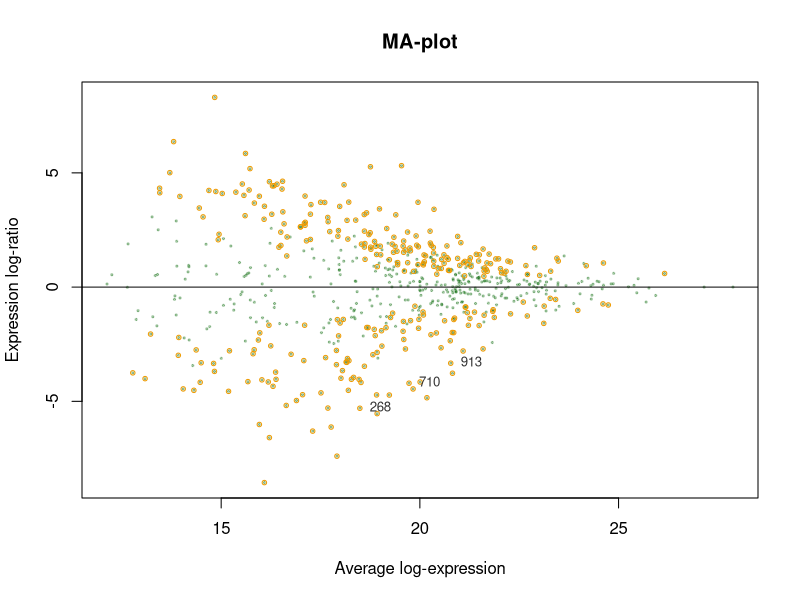
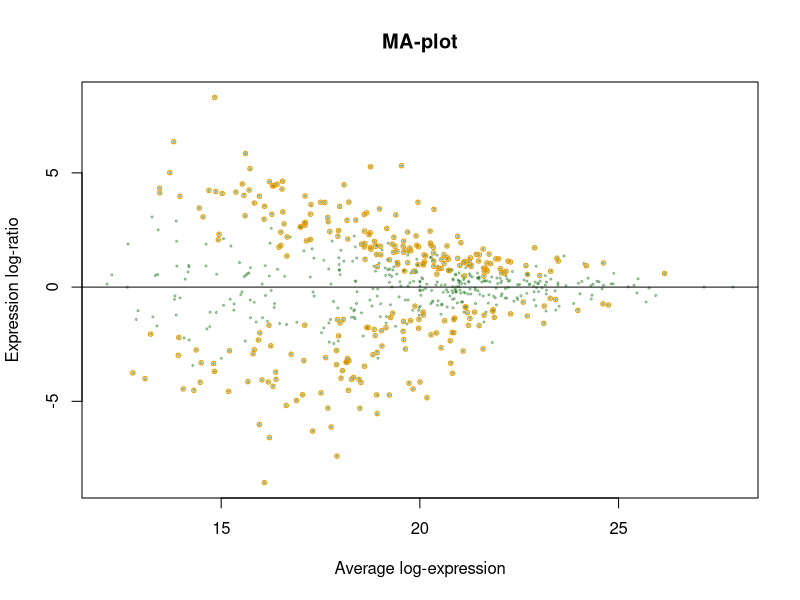
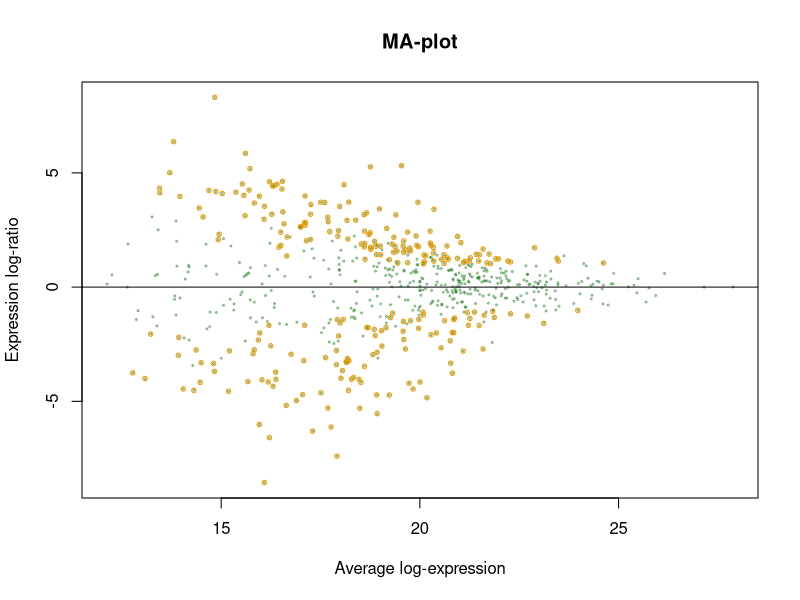
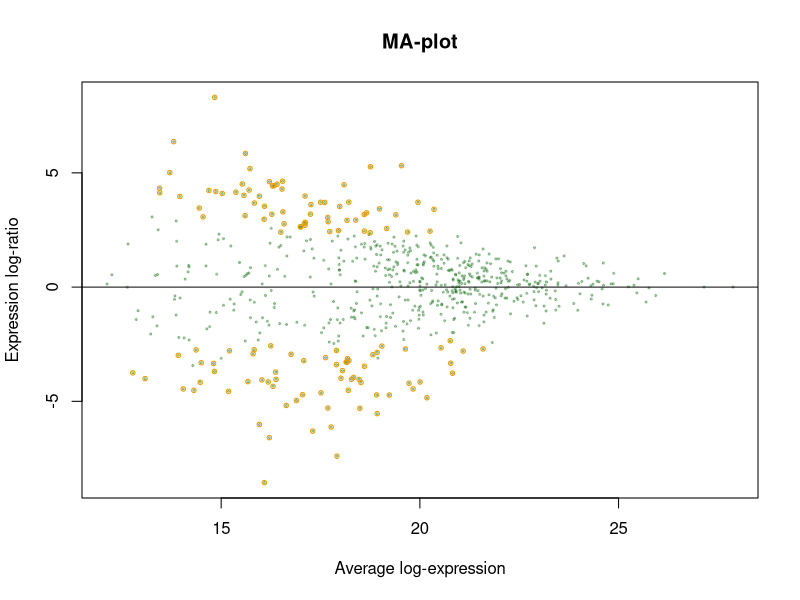
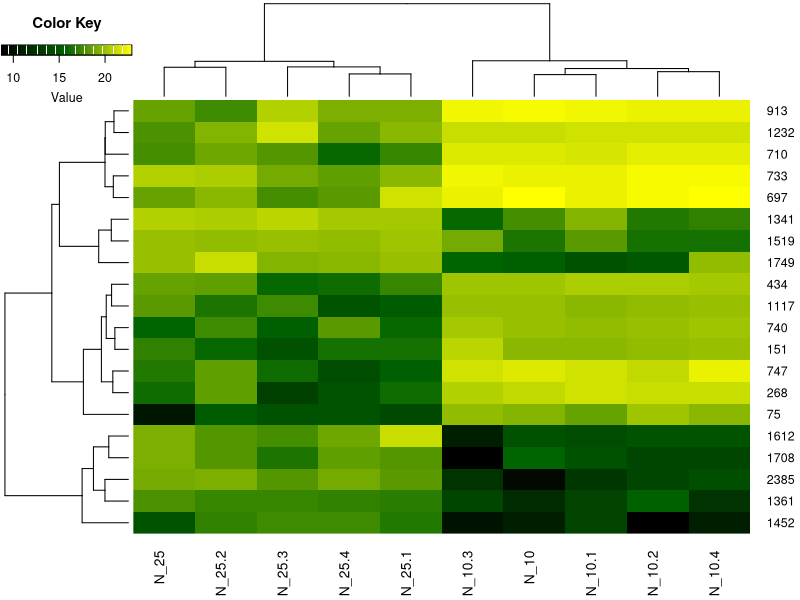
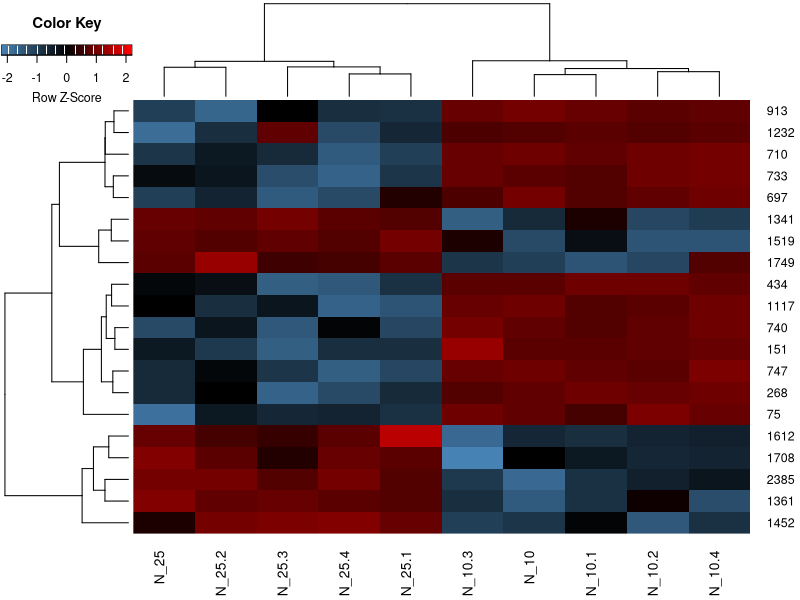
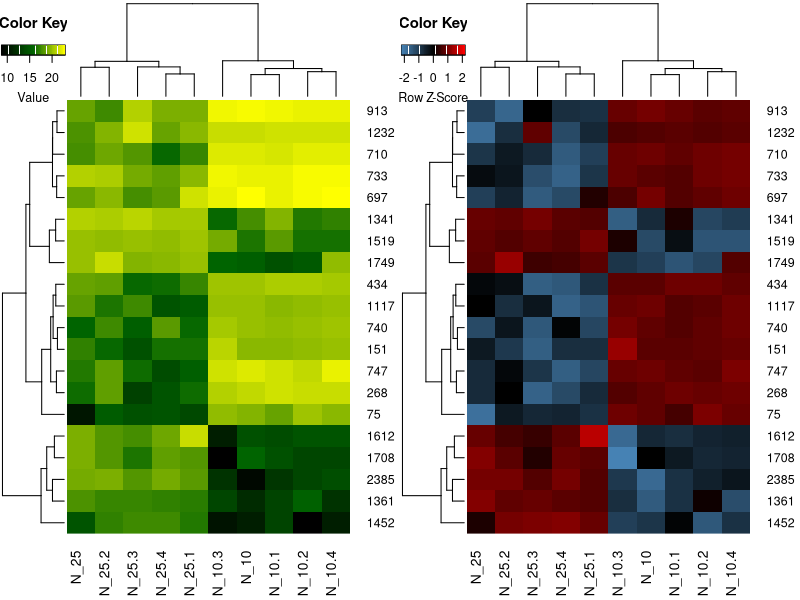

The R script that drew these images, in order:
# title: "Методы выявления дифференциально-экспрессируемых белков"
# author: "Марина Варфоломеева"

# - [Код к этому занятию](04_differential_expression_analysis.R)
#
# - Данные о протеоме жабр гребешка _Pecten maximus_ из работы Artigaud et al. 2015
#     - [Prot_Br_H_T.csv](data/Prot_Br_H_T.csv)
#     - [Prot_Br_H_T_factor.csv](data/Prot_Br_H_T_factor.csv)

# # Тестирование статистических гипотез ====================
# # Способы выявления дифференциально экспрессируемых белков (The Good, The Bad, and The Ugly).
# # Fold change
# # t-тест
# # Модерируемый t-критерий

# ## Экспрессия белков у гребешков _Pecten maximus_  ====================

# Как работае t-тест мы будем разбирать на примере более
# полных данных об экспрессии белков у гребешков из работы
# @artigaud2015proteomic.

library(limma)
# Открываем данные экспрессии
expr <- read.table("data/Prot_Br_H_T.csv", header = TRUE, sep = ";", row.names = 1)
fact <- read.table("data/Prot_Br_H_T_factor.csv", header = TRUE, sep = ";", row.names = 1)

# Хорошо бы проверить, соответствует ли число проб в обоих файлах
dim(expr)
dim(fact)

# Есть ли пропущенные значения?
colSums(is.na(expr))
# Есть ли нули (они будут мешать при логарифмировании)
colSums(expr == 0)

# нормализуем и логарифмируем
expr_norm <- normalizeQuantiles(log2(expr + 1))

# Что известно о пробах?
str(fact)
table(fact$Oxygen, fact$Temperature)

# Отберем для этого примера только данные экспрессии и метаданные,
# относящиеся к гребешкам из 10 и 25 градусов, которые жили
# при нормальном количестве кислорода. Назовем получившиеся
# переменные `expr_subset` и `fact_subset`.
f_subset <- fact$Oxygen == "Normox" & fact$Temperature %in% c("10C", "25C")
expr_subset <- expr_norm[, f_subset]
fact_subset <- droplevels(fact[f_subset, ])

# ## t-тест в R

# Давайте сравним уровень экспрессии одного из белков

groups <- fact_subset$Temperature == "10C"
t.test(x = expr_subset[6, groups], y = expr_subset[6, !groups])

# Научимся добывать значение p-value.

t_result <- t.test(x = expr_subset[6, groups], y = expr_subset[6, !groups])
# str(t_result)
# t_result$p.value
# t.test(x = expr_subset[6, groups], y = expr_subset[6, !groups])$p.value
# Теперь мы готовы посчитать t-тест для каждого белка.

# 1) пишем функцию, которая считает t-test и добывает p-value
t_p_val <- function(x, f1, f2) {
  tryCatch(t.test(x = x[f1], y = x[f2])$p.value,
           error = function(e) NA)
}
# тестируем функцию
t_p_val(expr_subset[6, ], f1 = groups, f2 = !groups)

# 2) к каждой строке данных применяем наш t.test
pvals <- apply(X = expr_subset, MARGIN = 1, FUN = t_p_val,
               f1 = groups, f2 = !groups)

# В результате мы получаем вектор p-values
head(pvals)
class(pvals)

# Сколько белков, значимо меняющих экспрессию, мы нашли?
sum(pvals <= 0.05, na.rm = TRUE)
# Экспрессия каких белков различается?
ids_dif <- which(pvals <= 0.05)
rownames(expr_subset)[ids_dif]


# # Проблема множественных тестов ==========================

# ## Контроль FWER и FDR в R

p_bonf <- p.adjust(pvals, method = "bonferroni")
# было
head(pvals)
# стало
head(p_bonf)

# У скольких белков экспрессия значимо различается после поправки Бонферрони?
sum(p_bonf <= 0.05, na.rm = TRUE)

# Названия белков, экспрессия которых значимо различается после поправки Бонферрони?
names(pvals)[p_bonf <= 0.05]

# С поправкой Хольма
p_holm <- p.adjust(pvals, method = "holm")
sum(p_holm <= 0.05, na.rm = TRUE)

# После процедуры Беньямини-Хохберга (FDR)
p_bh <- p.adjust(pvals, method = "BH")
sum(p_bh <= 0.05, na.rm = TRUE)



# # Проблемы с обычным t-тестом ============================
# ## 1.t-статистика может не следовать t-распределению
# ## 2.Дисперсия экспрессии оценивается неточно на малых выборках
# ## 3.Разная дисперсия экспрессии



# # Moderated t-test (The Good) ============================


# Загружаем данные, создаем ExpressionSet
library(Biobase)

# Данные экспрессии
expr_data <- as.matrix(expr_subset)

# Данные о пробах
pheno_data <- fact_subset
pheno_metadata <- data.frame(
  labelDescription = c("Oxygen concentration", "Temperature"),
  row.names=c("Oxygen", "Temperature"))
pheno_data <- new("AnnotatedDataFrame",
                 data = pheno_data,
                 varMetadata = pheno_metadata)

# Данные о признаках (белках)
feature_data <- data.frame(Spot = rownames(expr_data))
rownames(feature_data) <- rownames(expr_data)
feature_metadata <- data.frame(
  labelDescription = c("Spot number"),
  row.names = c("Spot"))
f_data <- new("AnnotatedDataFrame",
              data = feature_data,
              varMetadata = feature_metadata)

# Данные об эксперименте
experiment_data <-
  new("MIAME",
      name = "Sebastien Artigaud et al.",
      lab = "lab",
      contact = "email@domain.com",
      title = "Proteomic responses to hypoxia at different temperatures in the great scallop (Pecten maximus).",
      abstract = "Abstract",
      other = list(notes = "partial dataset from Artigaud et al. 2015"))

# Собираем вместе
exp_set <-
  ExpressionSet(assayData = expr_data,
                phenoData = pheno_data,
                featureData = f_data,
                experimentData = experiment_data)


# Мы хотим сравнить уровень экспрессии каждого белка в
# группах, закодированных фактором `Temperature`

# Модельная матрица
X <- model.matrix(~ Temperature, pData(exp_set))
X

# линейная модель
fit <- lmFit(exp_set, design = X, method = "robust", maxit = 1000)
names(fit)

# Empirical Bayes statistics
efit <- eBayes(fit)
names(efit)

# Таблица дифференциально-экспрессируемых белков
topTable(efit, coef = 2)
numGenes <- nrow(exprs(exp_set))
full_list <- topTable(efit, number = numGenes)
# View(full_list)


# ## MA-plot ===============================================

# Давайте создадим функцию, которая будет рисовать MA-plot,
# используя объект, возвращенный `eBayes()`.
#
# Аргументы:
#
# - `efit` - объект результатов `eBayes()`
# - `coef` - порядковый номер коэффициента линейной модели, для которого нужно сделать тест
# - `n` - число белков, которые нужно подписать
# - `sigif` - выделять ли дифференциальные белки?
# - `fdr` - уровень FDR коррекции
# - `lfc` - log fold change
# - `text` - подписывать ли n белков с сильнее всего различающейся экспрессией
# и т.д.

MA_limma <- function(efit, coef, n = 10, signif = TRUE, fdr = 0.05, lfc = 0, text = TRUE, cex.text = 0.8, col.text = "grey20", main = "MA-plot", xlab = "Average log-expression", ylab = "Expression log-ratio", pch = 19, pch.signif = 21, col = "darkgreen", alpha = 0.3, cex = 0.3, ...){
  # соотношение и интенсивность
  R <- efit$coefficients[, coef]
  I <- efit$Amean
  # прозрачный цвет
  col_btransp <- adjustcolor(col, alpha.f = alpha)
  # график
  plot(I, R, cex = cex, main = main, pch = pch, xlab = xlab, ylab = ylab, col = col_btransp, ...)
  abline(h = 0)
  # отмечаем дифференциально-экспрессируемые белки
  if(signif){
    sign <- p.adjust(efit$p.value[, coef], method = "BH") <= fdr
    large <- abs(efit$coefficients[, coef]) >= lfc
    points(I[sign & large], R[sign & large], cex = cex*2, col = "orange2", pch = pch.signif)
  }
  # подписываем первые n белков с сильнее всего различающейся экспрессией
  if(text){
    ord <- order(efit$lods[, coef], decreasing = TRUE)
    top_n <- ord[1:n]
    text(I[top_n], R[top_n], labels = efit$genes[top_n, ], pos = 4, cex = cex.text, col = col.text)
  }
}


MA_limma(efit, coef = 2, n = 3)


# Постройте и сравните графики:

# MA-plot первых 20 дифференциально экспрессируемых белков
MA_limma(efit, coef = 2, n = 20, text = F)
# MA-plot первых 20 дифференциально экспрессируемых белков, но таких, чтобы уровень экспрессии различался в 2 раза
MA_limma(efit, coef = 2, n = 20, text = F, lfc = 1)
# MA-plot первых 20 дифференциально экспрессируемых белков с уровнем экспрессии различающимся в 5 раз
MA_limma(efit, coef = 2, n = 20, text = F, lfc = log2(5))



# ## Сохраняем список всех белков в файл ===================
dir.create("results")
write.table(full_list, file = "results/pecten_diff_expression.csv", sep = "\t", quote = FALSE, col.names = NA)

# ## Добываем дифференциально-экспрессируемые белки для дальнейшей работы =======
# Первые 20 дифференциальных белков
my_list <- topTable(efit, coef = 2, n = 20)
# Фильтруем ExpressionSet
dif_exp_set <- exp_set[fData(exp_set)$Spot %in% my_list$Spot, ]

# ## Тепловая карта экспрессии дифференциальных белков ==========

library(gplots)
dat <- as.matrix(exprs(dif_exp_set))

# Короткие имена гребешков для графиков
part1 <- substr(x = pData(dif_exp_set)$Oxygen, start = 0, stop = 1)
part2 <- substr(x = pData(dif_exp_set)$Temperature, start = 0, stop = 2)
colnames(dat) <- make.unique(paste(part1, part2, sep = "_"))


plot1 <- function() {
  # по сырым данным
  pal_green <- colorpanel(75, low = "black", mid = "darkgreen", high = "yellow")
  heatmap.2(dat, col = pal_green, scale = "none", key=TRUE, symkey = FALSE, density.info = "none", trace = "none", cexRow = 0.9, cexCol = 1, margins = c(4, 3), keysize = 0.8, key.par = list(mar = c(3, 0.1, 3, 0.1)))
}
plot1()

plot2 <- function() {
# после дополнительной стандартизации по белкам
pal_blue_red <- colorpanel(75, low = "steelblue", mid = "black", high = "red")
heatmap.2(dat, col = pal_blue_red, scale = "row", key = TRUE, symkey = FALSE, density.info = "none", trace = "none", cexRow = 0.9, cexCol = 1, margins = c(4, 3), keysize = 0.8, key.par = list(mar = c(3, 0.1, 3, 0.1)))
}
plot2()

library(cowplot)
plot_grid(plot1, plot2, nrow = 1)


# Рассмотрите, чем отличаются эти карты. Какая из них лучше
# подходит для представления результатов анализа
# дифференциальной экспрессии?
